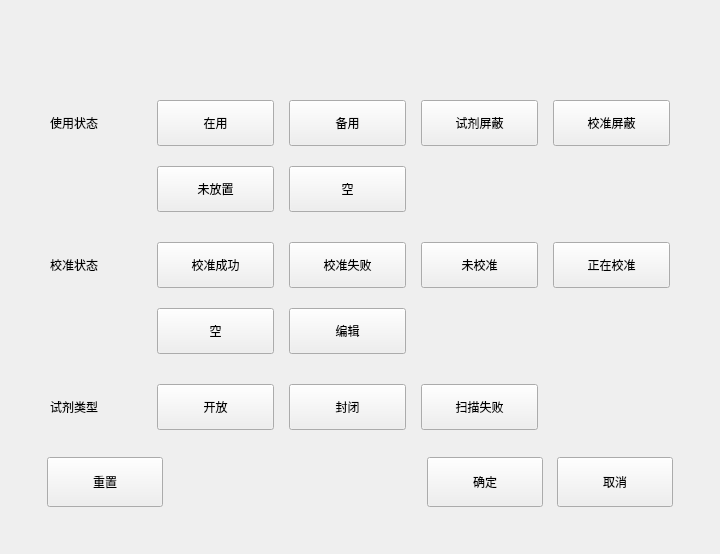
<?xml version="1.0" encoding="UTF-8"?>
<ui version="4.0">
 <class>QSelectConditionDialog</class>
 <widget class="BaseDlg" name="QSelectConditionDialog">
  <property name="geometry">
   <rect>
    <x>0</x>
    <y>0</y>
    <width>720</width>
    <height>554</height>
   </rect>
  </property>
  <property name="windowTitle">
   <string>QSelectConditionDialog</string>
  </property>
  <widget class="QWidget" name="widget" native="true">
   <property name="geometry">
    <rect>
     <x>50</x>
     <y>100</y>
     <width>620</width>
     <height>360</height>
    </rect>
   </property>
   <layout class="QGridLayout" name="gridLayout">
    <property name="leftMargin">
     <number>0</number>
    </property>
    <property name="topMargin">
     <number>0</number>
    </property>
    <property name="rightMargin">
     <number>0</number>
    </property>
    <property name="bottomMargin">
     <number>0</number>
    </property>
    <property name="horizontalSpacing">
     <number>15</number>
    </property>
    <property name="verticalSpacing">
     <number>20</number>
    </property>
    <item row="5" column="0">
     <spacer name="verticalSpacer_2">
      <property name="orientation">
       <enum>Qt::Vertical</enum>
      </property>
      <property name="sizeType">
       <enum>QSizePolicy::Fixed</enum>
      </property>
      <property name="sizeHint" stdset="0">
       <size>
        <width>20</width>
        <height>10</height>
       </size>
      </property>
     </spacer>
    </item>
    <item row="1" column="2">
     <widget class="QPushButton" name="pushButtonEmpty">
      <property name="minimumSize">
       <size>
        <width>117</width>
        <height>46</height>
       </size>
      </property>
      <property name="maximumSize">
       <size>
        <width>117</width>
        <height>46</height>
       </size>
      </property>
      <property name="focusPolicy">
       <enum>Qt::NoFocus</enum>
      </property>
      <property name="text">
       <string>空</string>
      </property>
      <property name="checkable">
       <bool>true</bool>
      </property>
      <property name="buttons" stdset="0">
       <string notr="true">flat_button</string>
      </property>
     </widget>
    </item>
    <item row="1" column="1">
     <widget class="QPushButton" name="pushButtonNoPleace">
      <property name="minimumSize">
       <size>
        <width>117</width>
        <height>46</height>
       </size>
      </property>
      <property name="maximumSize">
       <size>
        <width>117</width>
        <height>46</height>
       </size>
      </property>
      <property name="focusPolicy">
       <enum>Qt::NoFocus</enum>
      </property>
      <property name="text">
       <string>未放置</string>
      </property>
      <property name="checkable">
       <bool>true</bool>
      </property>
      <property name="buttons" stdset="0">
       <string notr="true">flat_button</string>
      </property>
     </widget>
    </item>
    <item row="0" column="3">
     <widget class="QPushButton" name="status_reagentmask">
      <property name="minimumSize">
       <size>
        <width>117</width>
        <height>46</height>
       </size>
      </property>
      <property name="maximumSize">
       <size>
        <width>117</width>
        <height>46</height>
       </size>
      </property>
      <property name="focusPolicy">
       <enum>Qt::NoFocus</enum>
      </property>
      <property name="text">
       <string>试剂屏蔽</string>
      </property>
      <property name="checkable">
       <bool>true</bool>
      </property>
      <property name="buttons" stdset="0">
       <string notr="true">flat_button</string>
      </property>
     </widget>
    </item>
    <item row="0" column="4">
     <widget class="QPushButton" name="status_calimask">
      <property name="minimumSize">
       <size>
        <width>117</width>
        <height>46</height>
       </size>
      </property>
      <property name="maximumSize">
       <size>
        <width>117</width>
        <height>46</height>
       </size>
      </property>
      <property name="focusPolicy">
       <enum>Qt::NoFocus</enum>
      </property>
      <property name="text">
       <string>校准屏蔽</string>
      </property>
      <property name="checkable">
       <bool>true</bool>
      </property>
      <property name="buttons" stdset="0">
       <string notr="true">flat_button</string>
      </property>
     </widget>
    </item>
    <item row="0" column="1">
     <widget class="QPushButton" name="status_current">
      <property name="minimumSize">
       <size>
        <width>117</width>
        <height>46</height>
       </size>
      </property>
      <property name="maximumSize">
       <size>
        <width>117</width>
        <height>46</height>
       </size>
      </property>
      <property name="focusPolicy">
       <enum>Qt::NoFocus</enum>
      </property>
      <property name="text">
       <string>在用</string>
      </property>
      <property name="checkable">
       <bool>true</bool>
      </property>
      <property name="buttons" stdset="0">
       <string notr="true">flat_button</string>
      </property>
     </widget>
    </item>
    <item row="3" column="1">
     <widget class="QPushButton" name="calistatus_succeed">
      <property name="minimumSize">
       <size>
        <width>117</width>
        <height>46</height>
       </size>
      </property>
      <property name="maximumSize">
       <size>
        <width>117</width>
        <height>46</height>
       </size>
      </property>
      <property name="focusPolicy">
       <enum>Qt::NoFocus</enum>
      </property>
      <property name="text">
       <string>校准成功</string>
      </property>
      <property name="checkable">
       <bool>true</bool>
      </property>
      <property name="buttons" stdset="0">
       <string notr="true">flat_button</string>
      </property>
     </widget>
    </item>
    <item row="0" column="2">
     <widget class="QPushButton" name="status_backup">
      <property name="minimumSize">
       <size>
        <width>117</width>
        <height>46</height>
       </size>
      </property>
      <property name="maximumSize">
       <size>
        <width>117</width>
        <height>46</height>
       </size>
      </property>
      <property name="focusPolicy">
       <enum>Qt::NoFocus</enum>
      </property>
      <property name="text">
       <string>备用</string>
      </property>
      <property name="checkable">
       <bool>true</bool>
      </property>
      <property name="buttons" stdset="0">
       <string notr="true">flat_button</string>
      </property>
     </widget>
    </item>
    <item row="3" column="4">
     <widget class="QPushButton" name="pushButtonCaliing">
      <property name="minimumSize">
       <size>
        <width>117</width>
        <height>46</height>
       </size>
      </property>
      <property name="maximumSize">
       <size>
        <width>117</width>
        <height>46</height>
       </size>
      </property>
      <property name="focusPolicy">
       <enum>Qt::NoFocus</enum>
      </property>
      <property name="text">
       <string>正在校准</string>
      </property>
      <property name="checkable">
       <bool>true</bool>
      </property>
      <property name="buttons" stdset="0">
       <string notr="true">flat_button</string>
      </property>
     </widget>
    </item>
    <item row="2" column="0">
     <spacer name="verticalSpacer">
      <property name="orientation">
       <enum>Qt::Vertical</enum>
      </property>
      <property name="sizeType">
       <enum>QSizePolicy::Fixed</enum>
      </property>
      <property name="sizeHint" stdset="0">
       <size>
        <width>20</width>
        <height>10</height>
       </size>
      </property>
     </spacer>
    </item>
    <item row="3" column="3">
     <widget class="QPushButton" name="pushButtonNotyetCali">
      <property name="minimumSize">
       <size>
        <width>117</width>
        <height>46</height>
       </size>
      </property>
      <property name="maximumSize">
       <size>
        <width>117</width>
        <height>46</height>
       </size>
      </property>
      <property name="focusPolicy">
       <enum>Qt::NoFocus</enum>
      </property>
      <property name="text">
       <string>未校准</string>
      </property>
      <property name="checkable">
       <bool>true</bool>
      </property>
      <property name="buttons" stdset="0">
       <string notr="true">flat_button</string>
      </property>
     </widget>
    </item>
    <item row="6" column="1">
     <widget class="QPushButton" name="type_open">
      <property name="minimumSize">
       <size>
        <width>117</width>
        <height>46</height>
       </size>
      </property>
      <property name="maximumSize">
       <size>
        <width>117</width>
        <height>46</height>
       </size>
      </property>
      <property name="focusPolicy">
       <enum>Qt::NoFocus</enum>
      </property>
      <property name="text">
       <string>开放</string>
      </property>
      <property name="checkable">
       <bool>true</bool>
      </property>
      <property name="buttons" stdset="0">
       <string notr="true">flat_button</string>
      </property>
     </widget>
    </item>
    <item row="3" column="2">
     <widget class="QPushButton" name="calistatus_failed">
      <property name="minimumSize">
       <size>
        <width>117</width>
        <height>46</height>
       </size>
      </property>
      <property name="maximumSize">
       <size>
        <width>117</width>
        <height>46</height>
       </size>
      </property>
      <property name="focusPolicy">
       <enum>Qt::NoFocus</enum>
      </property>
      <property name="text">
       <string>校准失败</string>
      </property>
      <property name="checkable">
       <bool>true</bool>
      </property>
      <property name="buttons" stdset="0">
       <string notr="true">flat_button</string>
      </property>
     </widget>
    </item>
    <item row="4" column="1">
     <widget class="QPushButton" name="calistatus_none">
      <property name="minimumSize">
       <size>
        <width>117</width>
        <height>46</height>
       </size>
      </property>
      <property name="maximumSize">
       <size>
        <width>117</width>
        <height>46</height>
       </size>
      </property>
      <property name="focusPolicy">
       <enum>Qt::NoFocus</enum>
      </property>
      <property name="text">
       <string>空</string>
      </property>
      <property name="checkable">
       <bool>true</bool>
      </property>
      <property name="buttons" stdset="0">
       <string notr="true">flat_button</string>
      </property>
     </widget>
    </item>
    <item row="6" column="2">
     <widget class="QPushButton" name="type_close">
      <property name="minimumSize">
       <size>
        <width>117</width>
        <height>46</height>
       </size>
      </property>
      <property name="maximumSize">
       <size>
        <width>117</width>
        <height>46</height>
       </size>
      </property>
      <property name="focusPolicy">
       <enum>Qt::NoFocus</enum>
      </property>
      <property name="text">
       <string>封闭</string>
      </property>
      <property name="checkable">
       <bool>true</bool>
      </property>
      <property name="buttons" stdset="0">
       <string notr="true">flat_button</string>
      </property>
     </widget>
    </item>
    <item row="6" column="3">
     <widget class="QPushButton" name="pushButtonScanFailed">
      <property name="minimumSize">
       <size>
        <width>117</width>
        <height>46</height>
       </size>
      </property>
      <property name="maximumSize">
       <size>
        <width>117</width>
        <height>46</height>
       </size>
      </property>
      <property name="focusPolicy">
       <enum>Qt::NoFocus</enum>
      </property>
      <property name="text">
       <string>扫描失败</string>
      </property>
      <property name="checkable">
       <bool>true</bool>
      </property>
      <property name="buttons" stdset="0">
       <string notr="true">flat_button</string>
      </property>
     </widget>
    </item>
    <item row="7" column="0">
     <spacer name="verticalSpacer_3">
      <property name="orientation">
       <enum>Qt::Vertical</enum>
      </property>
      <property name="sizeHint" stdset="0">
       <size>
        <width>20</width>
        <height>40</height>
       </size>
      </property>
     </spacer>
    </item>
    <item row="4" column="2">
     <widget class="QPushButton" name="calistatus_edit">
      <property name="minimumSize">
       <size>
        <width>117</width>
        <height>46</height>
       </size>
      </property>
      <property name="maximumSize">
       <size>
        <width>117</width>
        <height>46</height>
       </size>
      </property>
      <property name="focusPolicy">
       <enum>Qt::NoFocus</enum>
      </property>
      <property name="text">
       <string>编辑</string>
      </property>
      <property name="checkable">
       <bool>true</bool>
      </property>
      <property name="buttons" stdset="0">
       <string notr="true">flat_button</string>
      </property>
     </widget>
    </item>
    <item row="6" column="0">
     <widget class="QLabel" name="label_3">
      <property name="text">
       <string>试剂类型</string>
      </property>
     </widget>
    </item>
    <item row="0" column="0">
     <widget class="QLabel" name="label">
      <property name="text">
       <string>使用状态</string>
      </property>
     </widget>
    </item>
    <item row="3" column="0">
     <widget class="QLabel" name="label_2">
      <property name="text">
       <string>校准状态</string>
      </property>
     </widget>
    </item>
   </layout>
  </widget>
  <widget class="QWidget" name="widgetCtr" native="true">
   <property name="geometry">
    <rect>
     <x>47</x>
     <y>457</y>
     <width>626</width>
     <height>50</height>
    </rect>
   </property>
   <layout class="QHBoxLayout" name="horizontalLayout">
    <property name="spacing">
     <number>14</number>
    </property>
    <property name="leftMargin">
     <number>0</number>
    </property>
    <property name="topMargin">
     <number>0</number>
    </property>
    <property name="rightMargin">
     <number>0</number>
    </property>
    <property name="bottomMargin">
     <number>0</number>
    </property>
    <item>
     <widget class="QPushButton" name="ResetBtn">
      <property name="minimumSize">
       <size>
        <width>116</width>
        <height>50</height>
       </size>
      </property>
      <property name="maximumSize">
       <size>
        <width>16777215</width>
        <height>50</height>
       </size>
      </property>
      <property name="focusPolicy">
       <enum>Qt::NoFocus</enum>
      </property>
      <property name="text">
       <string>重置</string>
      </property>
      <property name="buttons" stdset="0">
       <string notr="true">btn_dlg</string>
      </property>
     </widget>
    </item>
    <item>
     <spacer name="horizontalSpacer">
      <property name="orientation">
       <enum>Qt::Horizontal</enum>
      </property>
      <property name="sizeHint" stdset="0">
       <size>
        <width>40</width>
        <height>20</height>
       </size>
      </property>
     </spacer>
    </item>
    <item>
     <widget class="QPushButton" name="okButton">
      <property name="minimumSize">
       <size>
        <width>116</width>
        <height>50</height>
       </size>
      </property>
      <property name="maximumSize">
       <size>
        <width>16777215</width>
        <height>50</height>
       </size>
      </property>
      <property name="text">
       <string>确定</string>
      </property>
      <property name="buttons" stdset="0">
       <string notr="true">btn_dlg</string>
      </property>
     </widget>
    </item>
    <item>
     <widget class="QPushButton" name="cancelBtn">
      <property name="minimumSize">
       <size>
        <width>116</width>
        <height>50</height>
       </size>
      </property>
      <property name="maximumSize">
       <size>
        <width>16777215</width>
        <height>50</height>
       </size>
      </property>
      <property name="focusPolicy">
       <enum>Qt::NoFocus</enum>
      </property>
      <property name="text">
       <string>取消</string>
      </property>
      <property name="buttons" stdset="0">
       <string notr="true">btn_dlg</string>
      </property>
     </widget>
    </item>
   </layout>
  </widget>
 </widget>
 <layoutdefault spacing="6" margin="11"/>
 <customwidgets>
  <customwidget>
   <class>BaseDlg</class>
   <extends>QWidget</extends>
   <header>shared/basedlg.h</header>
   <container>1</container>
  </customwidget>
 </customwidgets>
 <resources/>
 <connections/>
</ui>
